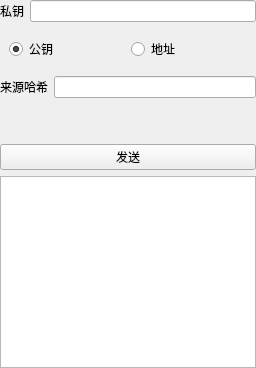
                     <widget class="QWidget" name="page_2">
                      <layout class="QVBoxLayout" name="verticalLayout_11">
                       <property name="spacing">
                        <number>0</number>
                       </property>
                       <property name="leftMargin">
                        <number>0</number>
                       </property>
                       <property name="topMargin">
                        <number>0</number>
                       </property>
                       <property name="rightMargin">
                        <number>0</number>
                       </property>
                       <property name="bottomMargin">
                        <number>0</number>
                       </property>
                       <item>
                        <widget class="QWidget" name="widget_2" native="true">
                         <layout class="QVBoxLayout" name="verticalLayout_10">
                          <property name="spacing">
                           <number>6</number>
                          </property>
                          <property name="leftMargin">
                           <number>0</number>
                          </property>
                          <property name="topMargin">
                           <number>0</number>
                          </property>
                          <property name="rightMargin">
                           <number>0</number>
                          </property>
                          <property name="bottomMargin">
                           <number>0</number>
                          </property>
                          <item>
                           <layout class="QHBoxLayout" name="horizontalLayout_10">
                            <item>
                             <widget class="QLabel" name="label_11">
                              <property name="text">
                               <string>私钥</string>
                              </property>
                             </widget>
                            </item>
                            <item>
                             <widget class="QLineEdit" name="edtTRPriKey"/>
                            </item>
                           </layout>
                          </item>
                          <item>
                           <layout class="QHBoxLayout" name="horizontalLayout_14">
                            <item>
                             <widget class="QWidget" name="widget_9" native="true">
                              <layout class="QHBoxLayout" name="horizontalLayout_26">
                               <item>
                                <widget class="QRadioButton" name="rdoTRPublic">
                                 <property name="text">
                                  <string>公钥</string>
                                 </property>
                                 <property name="checked">
                                  <bool>true</bool>
                                 </property>
                                </widget>
                               </item>
                               <item>
                                <widget class="QRadioButton" name="radioButton_16">
                                 <property name="text">
                                  <string>地址</string>
                                 </property>
                                </widget>
                               </item>
                              </layout>
                             </widget>
                            </item>
                           </layout>
                          </item>
                          <item>
                           <layout class="QHBoxLayout" name="horizontalLayout_11">
                            <item>
                             <widget class="QLabel" name="label_12">
                              <property name="text">
                               <string>来源哈希</string>
                              </property>
                             </widget>
                            </item>
                            <item>
                             <widget class="QLineEdit" name="edtTRFrom"/>
                            </item>
                           </layout>
                          </item>
                          <item>
                           <spacer name="verticalSpacer">
                            <property name="orientation">
                             <enum>Qt::Vertical</enum>
                            </property>
                            <property name="sizeHint" stdset="0">
                             <size>
                              <width>20</width>
                              <height>40</height>
                             </size>
                            </property>
                           </spacer>
                          </item>
                          <item>
                           <widget class="QPushButton" name="btnTranslateReceive">
                            <property name="text">
                             <string>发送</string>
                            </property>
                           </widget>
                          </item>
                          <item>
                           <widget class="QPlainTextEdit" name="edtTRPlaintEdit"/>
                          </item>
                         </layout>
                        </widget>
                       </item>
                      </layout>
                     </widget>
